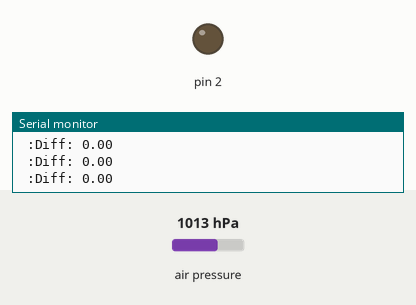
Bench run of a sketch on a simulated Arduino Uno, built with avr-gcc and run on an emulated ATmega328P. Parts: output pins drawn as LEDs (lit = HIGH), the last lines printed to the serial monitor. Inputs (shaded band) come from the test bench; at power-on: air pressure 1013 hPa.

Above: at 3.2 s.
3.3 s: air pressure set to 1009 hPa
At 3.8 s:
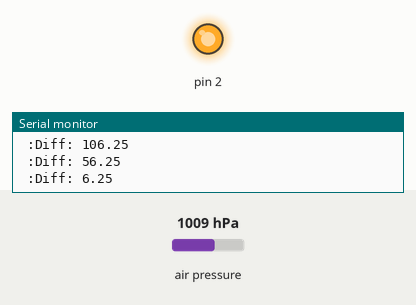
4.9 s: air pressure set to 1025 hPa
At 5.7 s:
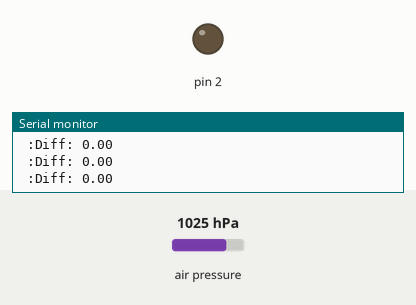
6.4 s: air pressure set to 1020 hPa
At 7.0 s:
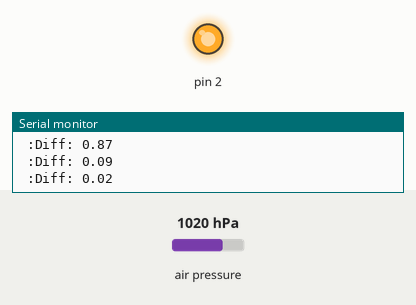
Timing chart, 0 to 9.4 s (numbered marks = the images above; inputs shaded):
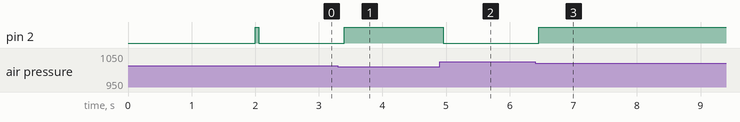

Measured:
- the behaviour switches between 1011 and 1010 hPa on air pressure (found by bisection; images 0 and 1)
- the behaviour switches between 1023 and 1022 hPa on air pressure (found by bisection; images 2 and 3)
- after the input at 3.3 s, pin 2: LOW → HIGH after 0.10 s
- after the input at 4.9 s, pin 2: HIGH → LOW after 0.06 s
- after the input at 6.4 s, pin 2: LOW → HIGH after 0.06 s

The sketch:

BMP280_SPI_ESP8266_Toe_Beans.ino
```cpp
/*
  BMP280_SPI_ESP8266_Toe_Beans

  Created by: Catherine Willis
  Created: 29/07/22
  Edited: 29/07/22

  Edited: 02/09/22 : Removed all commented out out of date code to declutter. Added Pin D4 to output either high or low signal on
                     contact or release respectivly.

  Co-authored Tom Rooney
  Edited: 25/08/22

*/

#include <Wire.h>
#include <SPI.h>
#include <Adafruit_BMP280.h>

#define BMP_SCK  (14)
#define BMP_MISO (12)
#define BMP_MOSI (13)
#define BMP_CS   (15)
// MAX ROC is maximum rate of change values to average, is this even a correct way to do ROC?
#define MAXROC 10
#define CALIBRATION_OFFSET 101200
// Change the threshold for adjust sensitivity
#define CONTACT_THRESHOLD 200

Adafruit_BMP280 bmp1(BMP_CS); // hardware SPI

float contacts1 = 0;

float pressure = 0; // current pressure reading
float pressurelast[MAXROC]; // array to store previous readings
float ROCValue = 0;
float ROCDiff = 0;

void setup() {
  Serial.begin(115200);
  while (!Serial);

  //Checking in sensors detected
  Serial.println("Starting BMP280 device 1...");

  if (!bmp1.begin()) {
    Serial.println("Sensor BMP280 device 1 was not found.");
    while (1);
  }
  Serial.println("Initialize BMP280 1 completed.");
  delay(2000);

  //Init pin to low (No contact)
  pinMode(2,OUTPUT);
  digitalWrite(2,HIGH);
}


void loop() {
  // Collect pressure sensor readings
  pressure = bmp1.readPressure();

  //ignore outliers, ask for a new value from the sensor. are these numbers caused by a loose connection?
  if (( pressure < 120000) && ( pressure > 96000)) {
    delay(50); // limit our update rate, do something better than this later

    // add the last value to the array, and shuffle them by 1 in the loop so we keep a the last MAXROC amount of values
    pressurelast[0] = pressure;
    for (int i = (MAXROC - 1); i--; i > 1) {
      pressurelast[i] = pressurelast[(i - 1)];
    }

    // addall the values in the array up, then divide by MAXROC which will get us the mean average.
    ROCValue = 0;
    for (int i = (MAXROC - 1); i--; i > 1) {
      ROCValue = pressurelast[i] + ROCValue;
    }
    ROCValue = ROCValue / (MAXROC - 1);


    //now whats the differece between our average and current value
    ROCDiff = ROCValue - pressure;

    if (ROCDiff > CONTACT_THRESHOLD) {
      Serial.print("Contact Negative");
      digitalWrite(2, HIGH); //On release, set pin D4 to high (test sending signal)
    }
    if (ROCDiff < -CONTACT_THRESHOLD) {
      Serial.print("Contact Positve");
      digitalWrite(2, LOW); //On contact, set pin D4 to low (test sending signal)
    }
    Serial.print(" :Diff: ");
    Serial.println(ROCDiff);
  }
  else {
    delay(1);
  }


}
```
